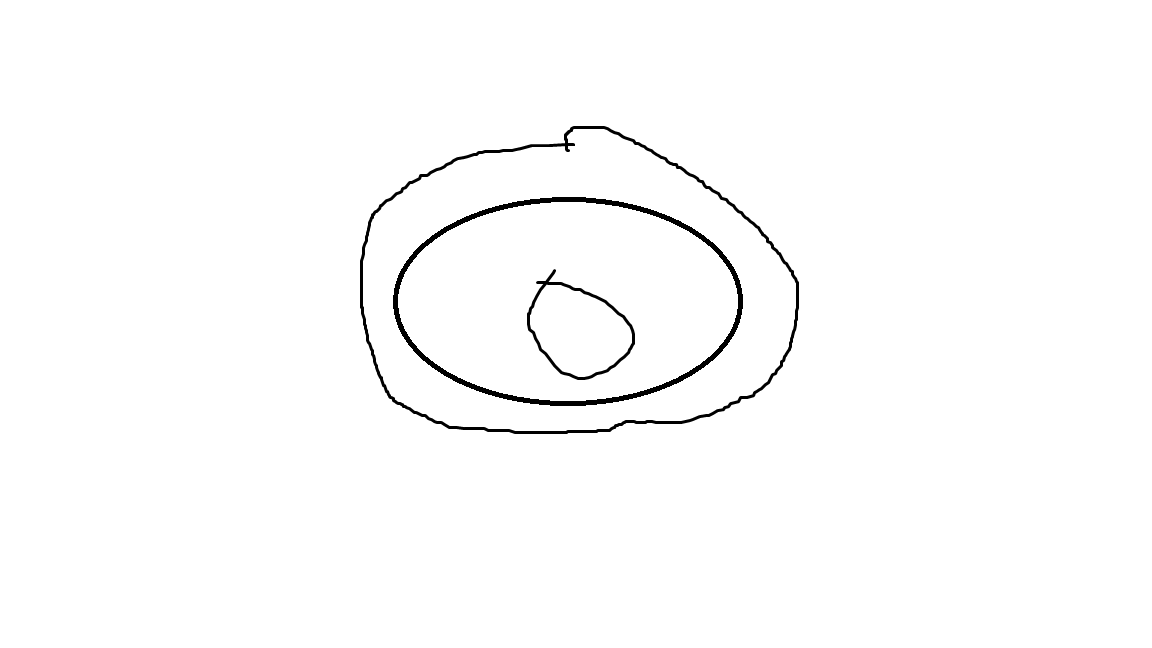
#> input picture 3.png, 1152 x 648 px
$ python -i main.py   (imports and definitions only)
#> lines starting #> are read from the running program, lines starting #| are printed output that depends on the picture; after the words box and inside, x2 and y2 are one past the last pixel; in counts of white or black regions, pixels touching at a corner belong together
#> further down, picture is the input picture: shape (648, 1152, 3); min 0, max 255, mean 251.9
import cv2
import numpy
import numpy as np
import math


def load_image(image_path):
    img = cv2.imread(image_path, cv2.IMREAD_COLOR)
    assert img is not None
    return img


def preprocess_image_1(img):
    gray = cv2.cvtColor(img, cv2.COLOR_BGR2GRAY)
    blurred = cv2.GaussianBlur(gray, (5, 5), 0)
    _, binary = cv2.threshold(blurred, 0, 255, cv2.THRESH_BINARY + cv2.THRESH_OTSU)
#> binary: shape (648, 1152); 98.6% white; 3 black regions, box (x1, y1, x2, y2) and area: (393, 197, 743, 406) 4767, (360, 126, 799, 434) 4369, (527, 269, 635, 380) 1192
    binary = cv2.bitwise_not(binary)
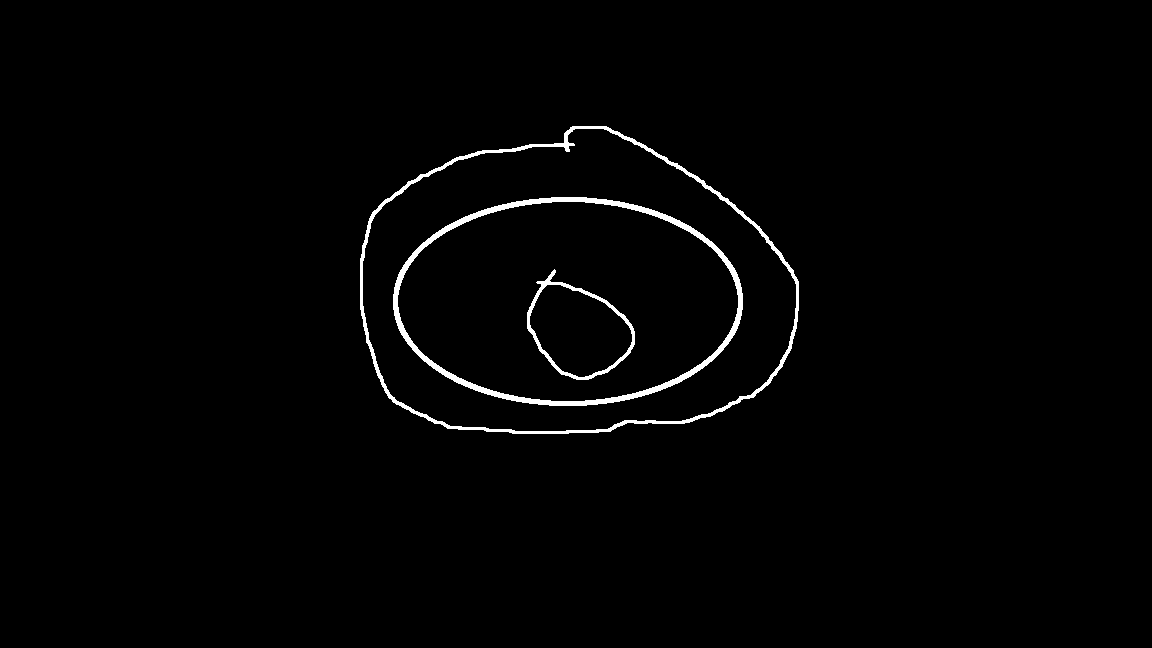
#> binary: shape (648, 1152); 1.4% white; 3 white regions
    return gray, binary


def preprocess_image_2(img):
    gray = cv2.cvtColor(img, cv2.COLOR_BGR2GRAY)
    blurred = cv2.GaussianBlur(gray, (5, 5), 0)
    _, binary = cv2.threshold(blurred, 0, 255, cv2.THRESH_BINARY + cv2.THRESH_OTSU)
    binary = cv2.bitwise_not(binary)
    kernel = np.ones((5, 5), np.uint8)
    binary = cv2.morphologyEx(binary, cv2.MORPH_CLOSE, kernel)
    return gray, binary
def find_contours(binary):
    contours, _ = cv2.findContours(binary, cv2.RETR_EXTERNAL, cv2.CHAIN_APPROX_SIMPLE)
#> contours = 1 contour; box (x1, y1, x2, y2) and area: (360, 126, 799, 434) 105805
    return contours


def analyze_contour(contour):
    area = cv2.contourArea(contour)
    (x, y), radius = cv2.minEnclosingCircle(contour)
    center = (int(x), int(y))
    radius = int(radius)
    perfect_circle_area = math.pi * radius * radius
    circularity = min(area / perfect_circle_area * 100, 100)
    return center, radius, area, perfect_circle_area, circularity


def draw_results(img, contour, center, radius, circularity):
    cv2.drawContours(img, [contour], 0, (0, 0, 255), 2)
    cv2.circle(img, center, radius, (0, 255, 0), 2)
    cv2.putText(img, f"{circularity:.2f}%", (center[0] - 40, center[1] + 40),
                cv2.FONT_HERSHEY_SIMPLEX, 0.8, (255, 255, 255), 2)


def process_image(image):
    if type(image) != numpy.ndarray: img = load_image(image)
    else: img = image

    check = False
    current = 0

    try:
        _, binary = preprocess_image_1(img)
        contours = find_contours(binary)

        for contour in contours:
            center, radius, area, perfect_area, circularity = analyze_contour(contour)
            draw_results(img, contour, center, radius, circularity)
            check = True
            current = circularity
#> this loop made 1 pass
#> (area, x in analyze_contour, y in analyze_contour, radius, center, perfect_circle_area in analyze_contour, circularity, perfect_area) on pass 1: (105805, 579, 286.5, 220, (579, 286), 152053.1, 69.58, 152053.1)
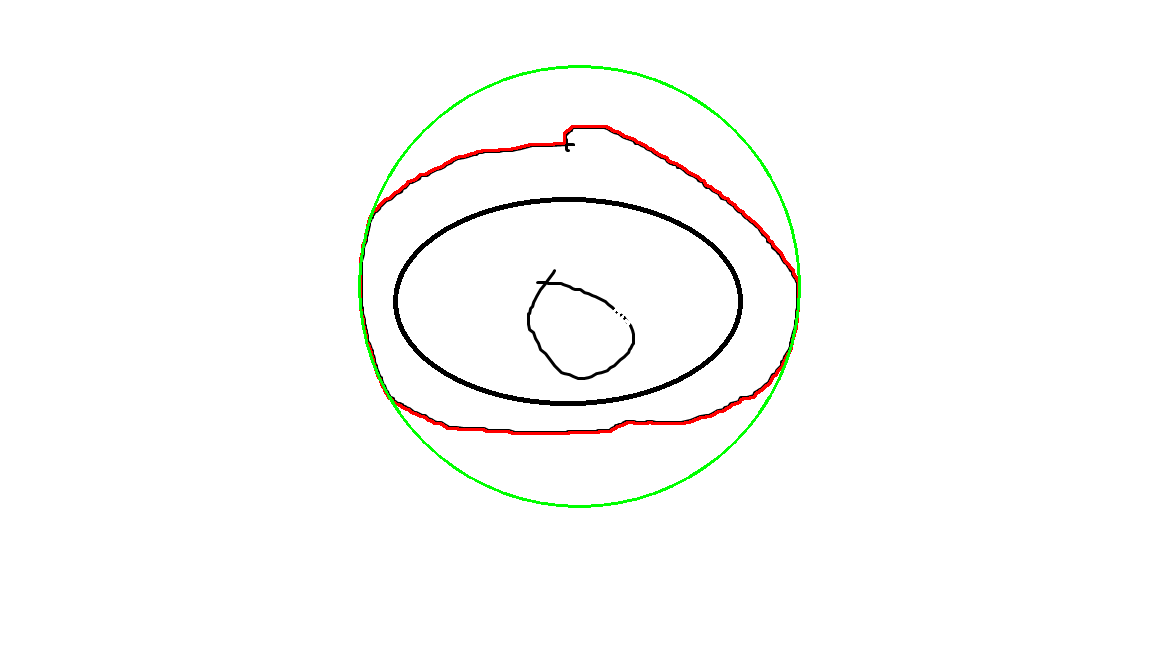
#> img: shape (648, 1152, 3); 0.99% of pixels changed, all inside (x1, y1, x2, y2) = (358, 65, 801, 508)

    except:
        _, binary = preprocess_image_2(img)
        contours = find_contours(binary)
        for contour in contours:
            center, radius, area, perfect_area, circularity = analyze_contour(contour)
            draw_results(img, contour, center, radius, circularity)
            check = True
            current = circularity
    finally:
        if check: return current
        return -1
# usage : process_image(numpy.ndarray or string(path))
# plz use try catch syntax

>>> import cv2
>>> picture = cv2.imread('3.png')
>>> result = process_image(picture)
#> result = 69.58
